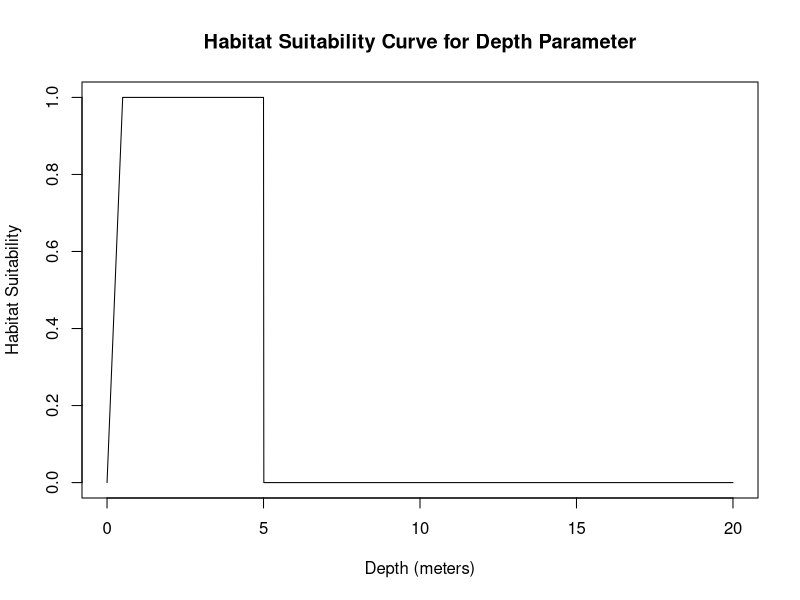
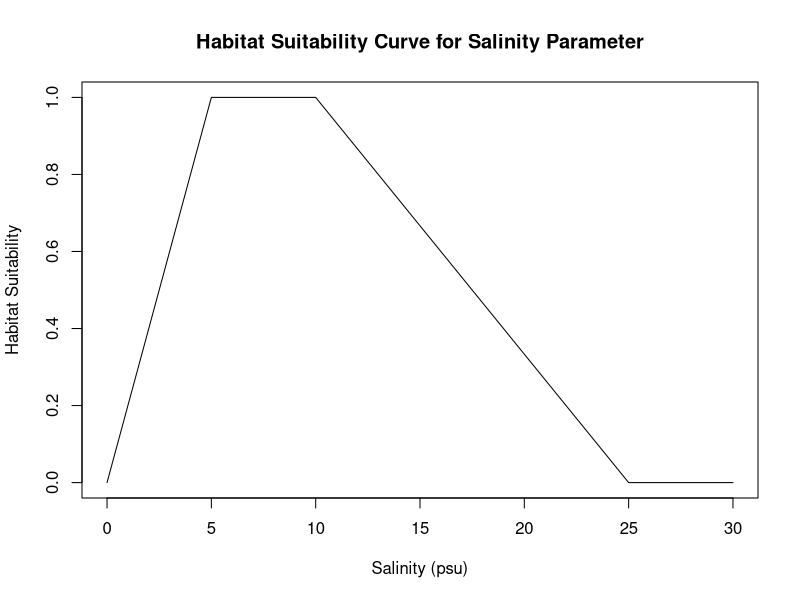
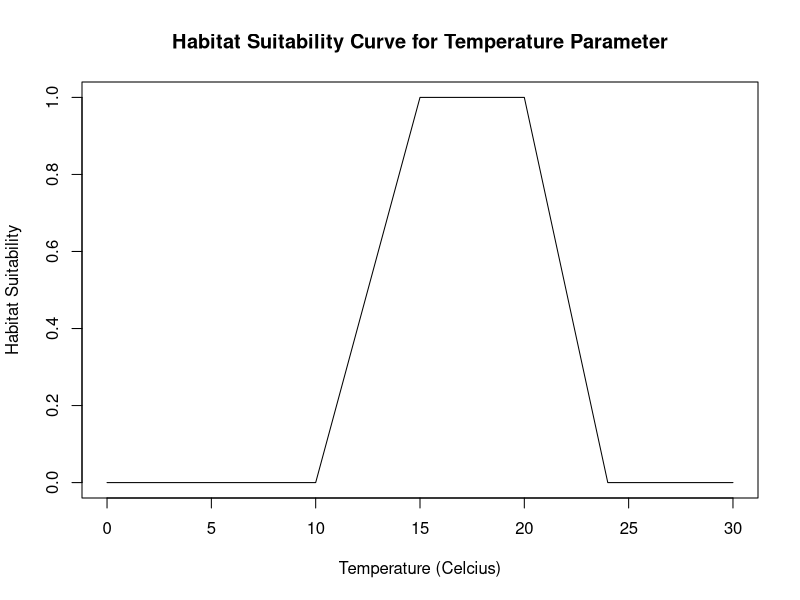
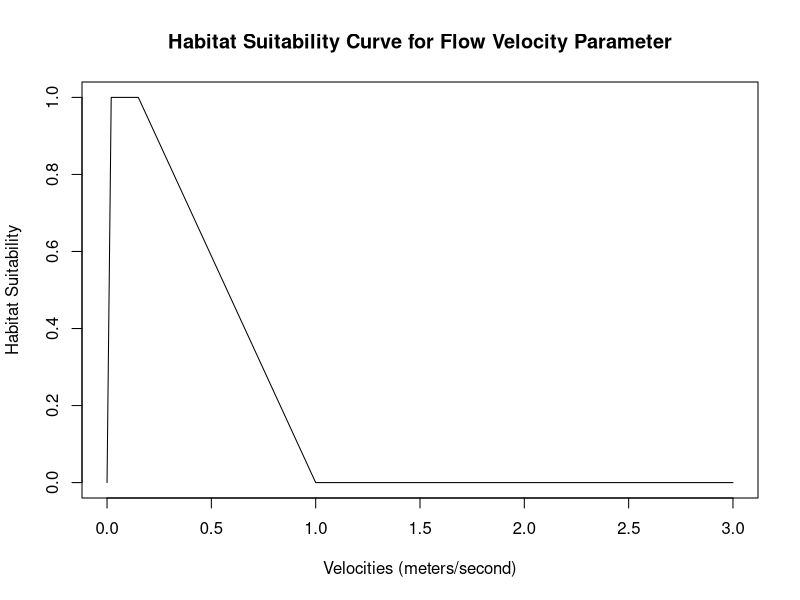
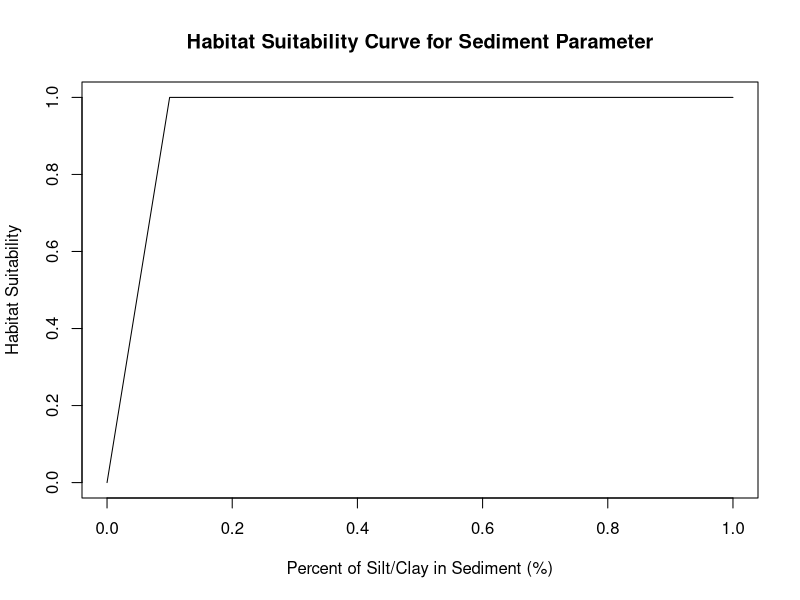

Reproduce these figures in R, in order.
## ---- chunk 1
#depth_range <- c(0.305,0.61)#in meters
depth <- (0.305+1)/2 #average between min & max
depth_suitability_curve <- function(depth) {
  # Define the optimal range for depth
  optimal_depth_range <- c(0.5, 5) # meters

  # Define the lower and upper thresholds for depth
  lower_threshold <- 0 # meters
  upper_threshold <- 5 # meters

  # Compute the habitat suitability score based on depth
  if (depth < lower_threshold | depth > upper_threshold) {
    suitability_score <- 0
  } else if (depth >= optimal_depth_range[1] & depth <= optimal_depth_range[2]) {
    suitability_score <- 1
  } else if (depth < optimal_depth_range[1]) {
    suitability_score <- (depth - lower_threshold) / (optimal_depth_range[1] - lower_threshold)
  } else if (depth > optimal_depth_range[2]) {
    suitability_score <- (upper_threshold - depth) / (upper_threshold - optimal_depth_range[2])
  }

  return(suitability_score)
}
plot_depth_suitability_curve <- function() {
  # Define the range of depths to plot
  depths <- seq(0, 20, by = 0.01)

  # Compute the habitat suitability score for each depth value
  suitability_scores <- sapply(depths, depth_suitability_curve)

  # Plot the suitability scores as a curve
  plot(depths, suitability_scores, type = "l", xlab = "Depth (meters)", ylab = "Habitat Suitability", ylim=c(0,1),
       main = "Habitat Suitability Curve for Depth Parameter")
}
plot_depth_suitability_curve()
## ---- chunk 2
#optimal Salinity range from 0.0psu-0.5psu
Salinity <- (0+0.5)/2 #average between min & max
salinity_suitability_curve <- function(Salinity,optimal_salinity_range) {
  # Define the optimal range for Salinity
  optimal_salinity_range <- c(5, 10) #psu

  # Define the lower and upper thresholds for Salinity
  lower_threshold <- 0 # psu
  upper_threshold <- 25 # psu

  # Compute the habitat suitability score based on Salinity
  if (Salinity < lower_threshold | Salinity > upper_threshold) {
    suitability_score <- 0
  } else if (Salinity >= optimal_salinity_range[1] & Salinity <= optimal_salinity_range[2]) {
    suitability_score <- 1
  } else if (Salinity < optimal_salinity_range[1]) {
    suitability_score <- (Salinity - lower_threshold) / (optimal_salinity_range[1] - lower_threshold)
  } else if (Salinity > optimal_salinity_range[2]) {
    suitability_score <- (upper_threshold - Salinity) / (upper_threshold - optimal_salinity_range[2])
  }

  return(suitability_score)
}
plot_salinity_suitability_curve <- function() {
  # Define the range of Salinities to plot
  Salinities <- seq(0, 30, by = 0.01)

  # Compute the habitat suitability score for each depth value
  suitability_scores <- sapply(Salinities, salinity_suitability_curve)

  # Plot the suitability scores as a curve
  plot(Salinities, suitability_scores, type = "l", xlab = "Salinity (psu)", ylab = "Habitat Suitability", ylim=c(0,1),
       main = "Habitat Suitability Curve for Salinity Parameter")
}
plot_salinity_suitability_curve()
## ---- chunk 3
#optimal temperature range from 0.0psu-0.5psu
temperature <- (6+15)/2 #average between min & max
temperature_suitability_curve <- function(temperature,optimal_temp_range) {
  # Define the optimal range for temperature
  optimal_temp_range <- c(15,20) #celcius

  # Define the lower and upper thresholds for temperature
  lower_threshold <- 10 # psu
  upper_threshold <- 24 # psu

  # Compute the habitat suitability score based on temperature
  if (temperature < lower_threshold | temperature > upper_threshold) {
    suitability_score <- 0
  } else if (temperature >= optimal_temp_range[1] & temperature <= optimal_temp_range[2]) {
    suitability_score <- 1
  } else if (temperature < optimal_temp_range[1]) {
    suitability_score <- (temperature - lower_threshold) / (optimal_temp_range[1] - lower_threshold)
  } else if (temperature > optimal_temp_range[2]) {
    suitability_score <- (upper_threshold - temperature) / (upper_threshold - optimal_temp_range[2])
  }

  return(suitability_score)
}
plot_temperature_suitability_curve <- function() {
  # Define the range of temperature to plot
  temps <- seq(0, 30, by = 0.01)

  # Compute the habitat suitability score for each depth value
  suitability_scores <- sapply(temps, temperature_suitability_curve)

  # Plot the suitability scores as a curve
  plot(temps, suitability_scores, type = "l", xlab = "Temperature (Celcius)", ylab = "Habitat Suitability", ylim=c(0,1),
       main = "Habitat Suitability Curve for Temperature Parameter")
}
plot_temperature_suitability_curve()
## ---- chunk 4
#depth_range <- c(0.305,0.61)#in meters
flow_velocity <- (0.3-0.9)/2 #average between min & max
flow_velocity_suitability <- function(flow_velocity) {
  # Define the optimal range for depth
  optimal_velocity_range <- c(0.02, 0.15) # meters/second

  # Define the lower and upper thresholds for depth
  lower_threshold <- 0 # meters/second
  upper_threshold <- 1.0 # meters/second

  # Compute the habitat suitability score based on depth
  if (flow_velocity < lower_threshold | flow_velocity > upper_threshold) {
    suitability_score <- 0
  } else if (flow_velocity >= optimal_velocity_range[1] & flow_velocity <= optimal_velocity_range[2]) {
    suitability_score <- 1
  } else if (flow_velocity < optimal_velocity_range[1]) {
    suitability_score <- (flow_velocity - lower_threshold) / (optimal_velocity_range[1] - lower_threshold)
  } else if (flow_velocity > optimal_velocity_range[2]) {
    suitability_score <- (upper_threshold - flow_velocity) / (upper_threshold - optimal_velocity_range[2])
  }

  return(suitability_score)
}
plot_Velocity_suitability_curve <- function() {
  # Define the range of depths to plot
  velocities <- seq(0,3, by = 0.01)

  # Compute the habitat suitability score for each depth value
  suitability_scores <- sapply(velocities, flow_velocity_suitability)

  # Plot the suitability scores as a curve
  plot(velocities, suitability_scores, type = "l", xlab = "Velocities (meters/second)", ylab = "Habitat Suitability", ylim=c(0,1),
       main = "Habitat Suitability Curve for Flow Velocity Parameter")
}
plot_Velocity_suitability_curve()
## ---- chunk 5
#depth_range <- c(0.305,0.61)#in meters
SiltClay_per <- (0-0.1)/2 #average between min & max
siltclay_suitability <- function(SiltClay_per) {
  # Define the optimal range for depth
  optimal_siltclay_range <- c(0.1, 1) # percent

  # Define the lower and upper thresholds for silt clay percentage
  lower_threshold <- 0 # meters/second
  upper_threshold <- 1 # meters/second

  # Compute the habitat suitability score based on depth
  if (SiltClay_per < lower_threshold | SiltClay_per > upper_threshold) {
    suitability_score <- 0
  } else if (SiltClay_per >= optimal_siltclay_range[1] & SiltClay_per <= optimal_siltclay_range[2]) {
    suitability_score <- 1
  } else if (SiltClay_per < optimal_siltclay_range[1]) {
    suitability_score <- (SiltClay_per - lower_threshold) / (optimal_siltclay_range[1] - lower_threshold)
  } else if (SiltClay_per > optimal_siltclay_range[2]) {
    suitability_score <- (upper_threshold - SiltClay_per) / (upper_threshold - optimal_siltclay_range[2])
  }

  return(suitability_score)
}
plot_SiltClay_suitability_curve <- function() {
  # Define the range of depths to plot
  siltclay_percentile <- seq(0,1, by = 0.01)

  # Compute the habitat suitability score for each depth value
  suitability_scores <- sapply(siltclay_percentile, siltclay_suitability)

  # Plot the suitability scores as a curve
  plot(siltclay_percentile, suitability_scores, type = "l", xlab = "Percent of Silt/Clay in Sediment (%)", ylab = "Habitat Suitability", ylim=c(0,1),
       main = "Habitat Suitability Curve for Sediment Parameter")
}
plot_SiltClay_suitability_curve()
